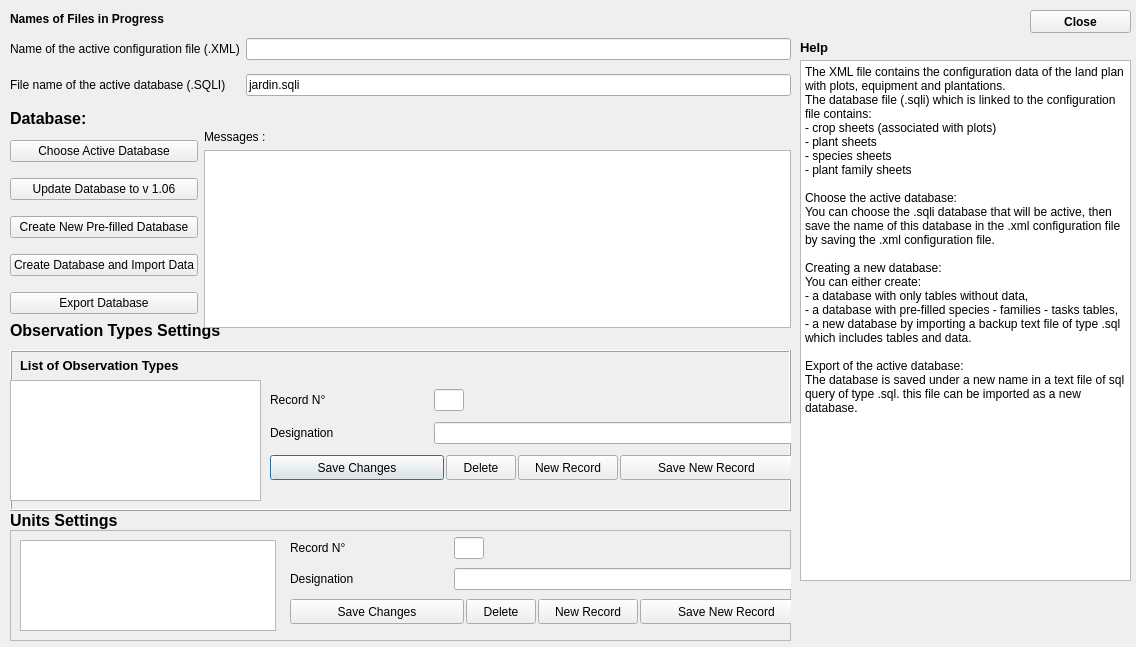
<?xml version="1.0" encoding="UTF-8"?>
<ui version="4.0">
 <class>Configuration</class>
 <widget class="QDialog" name="Configuration">
  <property name="geometry">
   <rect>
    <x>0</x>
    <y>0</y>
    <width>1136</width>
    <height>647</height>
   </rect>
  </property>
  <property name="maximumSize">
   <size>
    <width>1200</width>
    <height>700</height>
   </size>
  </property>
  <property name="windowTitle">
   <string>Configuration</string>
  </property>
  <widget class="QWidget" name="gridLayoutWidget_3">
   <property name="geometry">
    <rect>
     <x>10</x>
     <y>30</y>
     <width>781</width>
     <height>76</height>
    </rect>
   </property>
   <layout class="QGridLayout" name="gridLayout_3">
    <item row="0" column="1">
     <widget class="QLineEdit" name="lineEdit_config_nom_Xml">
      <property name="text">
       <string/>
      </property>
      <property name="readOnly">
       <bool>true</bool>
      </property>
     </widget>
    </item>
    <item row="0" column="0">
     <widget class="QLabel" name="label_23">
      <property name="text">
       <string>Name of the active configuration file (.XML)</string>
      </property>
     </widget>
    </item>
    <item row="1" column="0">
     <widget class="QLabel" name="label_26">
      <property name="text">
       <string>File name of the active database (.SQLI)</string>
      </property>
     </widget>
    </item>
    <item row="1" column="1">
     <widget class="QLineEdit" name="lineEdit_config_nom_base">
      <property name="toolTip">
       <string>Modified only by changing the active database</string>
      </property>
      <property name="text">
       <string>jardin.sqli</string>
      </property>
      <property name="readOnly">
       <bool>true</bool>
      </property>
     </widget>
    </item>
   </layout>
  </widget>
  <widget class="QLabel" name="label_31">
   <property name="geometry">
    <rect>
     <x>10</x>
     <y>320</y>
     <width>721</width>
     <height>20</height>
    </rect>
   </property>
   <property name="font">
    <font>
     <pointsize>12</pointsize>
     <weight>75</weight>
     <bold>true</bold>
    </font>
   </property>
   <property name="text">
    <string>Observation Types Settings</string>
   </property>
   <property name="alignment">
    <set>Qt::AlignLeading|Qt::AlignLeft|Qt::AlignVCenter</set>
   </property>
  </widget>
  <widget class="QLabel" name="label_57">
   <property name="geometry">
    <rect>
     <x>10</x>
     <y>110</y>
     <width>181</width>
     <height>17</height>
    </rect>
   </property>
   <property name="font">
    <font>
     <pointsize>12</pointsize>
     <weight>75</weight>
     <bold>true</bold>
    </font>
   </property>
   <property name="text">
    <string>Database:</string>
   </property>
  </widget>
  <widget class="QFrame" name="frame">
   <property name="geometry">
    <rect>
     <x>10</x>
     <y>350</y>
     <width>781</width>
     <height>161</height>
    </rect>
   </property>
   <property name="maximumSize">
    <size>
     <width>16777215</width>
     <height>300</height>
    </size>
   </property>
   <property name="frameShape">
    <enum>QFrame::Box</enum>
   </property>
   <property name="frameShadow">
    <enum>QFrame::Raised</enum>
   </property>
   <widget class="QLabel" name="label_30">
    <property name="geometry">
     <rect>
      <x>10</x>
      <y>0</y>
      <width>431</width>
      <height>30</height>
     </rect>
    </property>
    <property name="maximumSize">
     <size>
      <width>16777215</width>
      <height>30</height>
     </size>
    </property>
    <property name="font">
     <font>
      <pointsize>10</pointsize>
      <weight>75</weight>
      <bold>true</bold>
     </font>
    </property>
    <property name="text">
    <string>List of Observation Types</string>
    </property>
   </widget>
   <widget class="QTableView" name="tableView_taches">
    <property name="geometry">
     <rect>
      <x>0</x>
      <y>30</y>
      <width>251</width>
      <height>121</height>
     </rect>
    </property>
    <property name="minimumSize">
     <size>
      <width>0</width>
      <height>100</height>
     </size>
    </property>
    <property name="maximumSize">
     <size>
      <width>16777215</width>
      <height>300</height>
     </size>
    </property>
   </widget>
   <widget class="QWidget" name="gridLayoutWidget_4">
    <property name="geometry">
     <rect>
      <x>260</x>
      <y>30</y>
      <width>523</width>
      <height>111</height>
     </rect>
    </property>
    <layout class="QGridLayout" name="gridLayout_4">
     <property name="sizeConstraint">
      <enum>QLayout::SetMinimumSize</enum>
     </property>
     <property name="spacing">
      <number>2</number>
     </property>
     <item row="1" column="0">
      <widget class="QLabel" name="label_25">
       <property name="maximumSize">
        <size>
         <width>16777215</width>
         <height>20</height>
        </size>
       </property>
       <property name="text">
        <string>Designation</string>
       </property>
      </widget>
     </item>
     <item row="1" column="1" colspan="3">
      <widget class="QLineEdit" name="lineEdit_designation_taches"/>
     </item>
     <item row="0" column="0">
      <widget class="QLabel" name="label_11">
       <property name="text">
        <string>Record N°</string>
       </property>
      </widget>
     </item>
     <item row="0" column="1">
      <widget class="QLineEdit" name="lineEdit_Id_taches">
       <property name="minimumSize">
        <size>
         <width>30</width>
         <height>0</height>
        </size>
       </property>
       <property name="maximumSize">
        <size>
         <width>30</width>
         <height>16777215</height>
        </size>
       </property>
       <property name="readOnly">
        <bool>true</bool>
       </property>
      </widget>
     </item>
     <item row="2" column="0" colspan="4">
      <layout class="QHBoxLayout" name="horizontalLayout_10">
       <item>
        <widget class="QPushButton" name="pushButton_Modifier_operations">
         <property name="minimumSize">
          <size>
           <width>0</width>
           <height>25</height>
          </size>
         </property>
         <property name="maximumSize">
          <size>
           <width>180</width>
           <height>25</height>
          </size>
         </property>
         <property name="text">
          <string>Save Changes</string>
         </property>
        </widget>
       </item>
       <item>
        <widget class="QPushButton" name="pushButton_Supprimer_operations">
         <property name="minimumSize">
          <size>
           <width>0</width>
           <height>25</height>
          </size>
         </property>
         <property name="maximumSize">
          <size>
           <width>70</width>
           <height>25</height>
          </size>
         </property>
         <property name="text">
          <string>Delete</string>
         </property>
        </widget>
       </item>
       <item>
        <widget class="QPushButton" name="pushButton_Nouveau_operations">
         <property name="minimumSize">
          <size>
           <width>0</width>
           <height>25</height>
          </size>
         </property>
         <property name="maximumSize">
          <size>
           <width>100</width>
           <height>25</height>
          </size>
         </property>
         <property name="text">
          <string>New Record</string>
         </property>
        </widget>
       </item>
       <item>
        <widget class="QPushButton" name="pushButton_enregistrer_operations">
         <property name="minimumSize">
          <size>
           <width>0</width>
           <height>25</height>
          </size>
         </property>
         <property name="maximumSize">
          <size>
           <width>180</width>
           <height>25</height>
          </size>
         </property>
         <property name="text">
          <string>Save New Record</string>
         </property>
        </widget>
       </item>
      </layout>
     </item>
    </layout>
   </widget>
  </widget>
  <widget class="QLabel" name="label_34">
   <property name="geometry">
    <rect>
     <x>10</x>
     <y>10</y>
     <width>701</width>
     <height>17</height>
    </rect>
   </property>
   <property name="font">
    <font>
     <weight>75</weight>
     <bold>true</bold>
    </font>
   </property>
   <property name="text">
    <string>Names of Files in Progress</string>
   </property>
  </widget>
  <widget class="QWidget" name="layoutWidget">
   <property name="geometry">
    <rect>
     <x>10</x>
     <y>130</y>
     <width>781</width>
     <height>198</height>
    </rect>
   </property>
   <layout class="QHBoxLayout" name="horizontalLayout_25">
    <item>
     <layout class="QVBoxLayout" name="verticalLayout_11">
      <item>
       <widget class="QPushButton" name="pushButton_changeDataBase">
        <property name="enabled">
         <bool>true</bool>
        </property>
        <property name="text">
         <string>Choose Active Database</string>
        </property>
       </widget>
      </item>
      <item>
       <widget class="QPushButton" name="pushButton_mise_a_jour">
        <property name="text">
         <string>Update Database to v 1.06</string>
        </property>
       </widget>
      </item>
      <item>
       <widget class="QPushButton" name="pushButton_NewdatabaseFull">
        <property name="text">
         <string>Create New Pre-filled Database</string>
        </property>
       </widget>
      </item>
      <item>
       <widget class="QPushButton" name="pushButton_import">
        <property name="text">
         <string>Create Database and Import Data</string>
        </property>
       </widget>
      </item>
      <item>
       <widget class="QPushButton" name="pushButton_export">
        <property name="enabled">
         <bool>true</bool>
        </property>
        <property name="text">
         <string>Export Database</string>
        </property>
       </widget>
      </item>
     </layout>
    </item>
    <item>
     <layout class="QVBoxLayout" name="verticalLayout_12">
      <item>
       <widget class="QLabel" name="label_55">
        <property name="text">
         <string>Messages :</string>
        </property>
       </widget>
      </item>
      <item>
       <widget class="QPlainTextEdit" name="plainTextMessages"/>
      </item>
     </layout>
    </item>
   </layout>
  </widget>
  <widget class="QPlainTextEdit" name="plainTextEdit_2">
   <property name="geometry">
    <rect>
     <x>800</x>
     <y>60</y>
     <width>331</width>
     <height>521</height>
    </rect>
   </property>
   <property name="readOnly">
    <bool>true</bool>
   </property>
   <property name="plainText">
    <string>The XML file contains the configuration data of the land plan with plots, equipment and plantations.
The database file (.sqli) which is linked to the configuration file contains:
- crop sheets (associated with plots)
- plant sheets
- species sheets
- plant family sheets

Choose the active database:
You can choose the .sqli database that will be active, then save the name of this database in the .xml configuration file by saving the .xml configuration file.

Creating a new database:
You can either create:
- a database with only tables without data,
- a database with pre-filled species - families - tasks tables,
- a new database by importing a backup text file of type .sql which includes tables and data.

Export of the active database:
The database is saved under a new name in a text file of sql query of type .sql. this file can be imported as a new database.</string>
   </property>
  </widget>
  <widget class="QLabel" name="label">
   <property name="geometry">
    <rect>
     <x>800</x>
     <y>40</y>
     <width>59</width>
     <height>15</height>
    </rect>
   </property>
   <property name="font">
    <font>
     <pointsize>10</pointsize>
     <weight>75</weight>
     <bold>true</bold>
    </font>
   </property>
   <property name="text">
    <string>Help</string>
   </property>
  </widget>
  <widget class="QPushButton" name="pushButton_fermer">
   <property name="geometry">
    <rect>
     <x>1030</x>
     <y>10</y>
     <width>101</width>
     <height>23</height>
    </rect>
   </property>
   <property name="font">
    <font>
     <weight>75</weight>
     <bold>true</bold>
    </font>
   </property>
   <property name="text">
    <string>Close</string>
   </property>
   <property name="icon">
    <iconset resource="../libreJardin.qrc">
     <normaloff>:/images/icones/quitter.png</normaloff>:/images/icones/quitter.png</iconset>
   </property>
  </widget>
  <widget class="QFrame" name="frame_2">
   <property name="geometry">
    <rect>
     <x>10</x>
     <y>530</y>
     <width>781</width>
     <height>111</height>
    </rect>
   </property>
   <property name="frameShape">
    <enum>QFrame::StyledPanel</enum>
   </property>
   <property name="frameShadow">
    <enum>QFrame::Raised</enum>
   </property>
   <widget class="QTableView" name="tableView_unites">
    <property name="geometry">
     <rect>
      <x>10</x>
      <y>10</y>
      <width>256</width>
      <height>91</height>
     </rect>
    </property>
   </widget>
   <widget class="QWidget" name="gridLayoutWidget_5">
    <property name="geometry">
     <rect>
      <x>280</x>
      <y>0</y>
      <width>523</width>
      <height>101</height>
     </rect>
    </property>
    <layout class="QGridLayout" name="gridLayout_5">
     <property name="sizeConstraint">
      <enum>QLayout::SetMinimumSize</enum>
     </property>
     <property name="spacing">
      <number>2</number>
     </property>
     <item row="1" column="0">
      <widget class="QLabel" name="label_27">
       <property name="maximumSize">
        <size>
         <width>16777215</width>
         <height>20</height>
        </size>
       </property>
       <property name="text">
        <string>Designation</string>
       </property>
      </widget>
     </item>
     <item row="1" column="1" colspan="3">
      <widget class="QLineEdit" name="lineEdit_designation_unite"/>
     </item>
     <item row="0" column="0">
      <widget class="QLabel" name="label_12">
       <property name="text">
        <string>Record N°</string>
       </property>
      </widget>
     </item>
     <item row="0" column="1">
      <widget class="QLineEdit" name="lineEdit_Id_unite">
       <property name="minimumSize">
        <size>
         <width>30</width>
         <height>0</height>
        </size>
       </property>
       <property name="maximumSize">
        <size>
         <width>30</width>
         <height>16777215</height>
        </size>
       </property>
       <property name="readOnly">
        <bool>true</bool>
       </property>
      </widget>
     </item>
     <item row="2" column="0" colspan="4">
      <layout class="QHBoxLayout" name="horizontalLayout_11">
       <item>
        <widget class="QPushButton" name="pushButton_Modifier_unite">
         <property name="minimumSize">
          <size>
           <width>0</width>
           <height>25</height>
          </size>
         </property>
         <property name="maximumSize">
          <size>
           <width>180</width>
           <height>25</height>
          </size>
         </property>
         <property name="text">
          <string>Save Changes</string>
         </property>
        </widget>
       </item>
       <item>
        <widget class="QPushButton" name="pushButton_Supprimer_unite">
         <property name="minimumSize">
          <size>
           <width>0</width>
           <height>25</height>
          </size>
         </property>
         <property name="maximumSize">
          <size>
           <width>70</width>
           <height>25</height>
          </size>
         </property>
         <property name="text">
          <string>Delete</string>
         </property>
        </widget>
       </item>
       <item>
        <widget class="QPushButton" name="pushButton_Nouveau_unite">
         <property name="minimumSize">
          <size>
           <width>0</width>
           <height>25</height>
          </size>
         </property>
         <property name="maximumSize">
          <size>
           <width>100</width>
           <height>25</height>
          </size>
         </property>
         <property name="text">
          <string>New Record</string>
         </property>
        </widget>
       </item>
       <item>
        <widget class="QPushButton" name="pushButton_enregistrer_nouvelle_unite">
         <property name="minimumSize">
          <size>
           <width>0</width>
           <height>25</height>
          </size>
         </property>
         <property name="maximumSize">
          <size>
           <width>180</width>
           <height>25</height>
          </size>
         </property>
         <property name="text">
          <string>Save New Record</string>
         </property>
        </widget>
       </item>
      </layout>
     </item>
    </layout>
   </widget>
  </widget>
  <widget class="QLabel" name="label_32">
   <property name="geometry">
    <rect>
     <x>10</x>
     <y>510</y>
     <width>721</width>
     <height>20</height>
    </rect>
   </property>
   <property name="font">
    <font>
     <pointsize>12</pointsize>
     <weight>75</weight>
     <bold>true</bold>
    </font>
   </property>
   <property name="text">
    <string>Units Settings</string>
   </property>
   <property name="alignment">
    <set>Qt::AlignLeading|Qt::AlignLeft|Qt::AlignVCenter</set>
   </property>
  </widget>
 </widget>
 <resources>
  <include location="../libreJardin.qrc"/>
 </resources>
 <connections/>
</ui>
